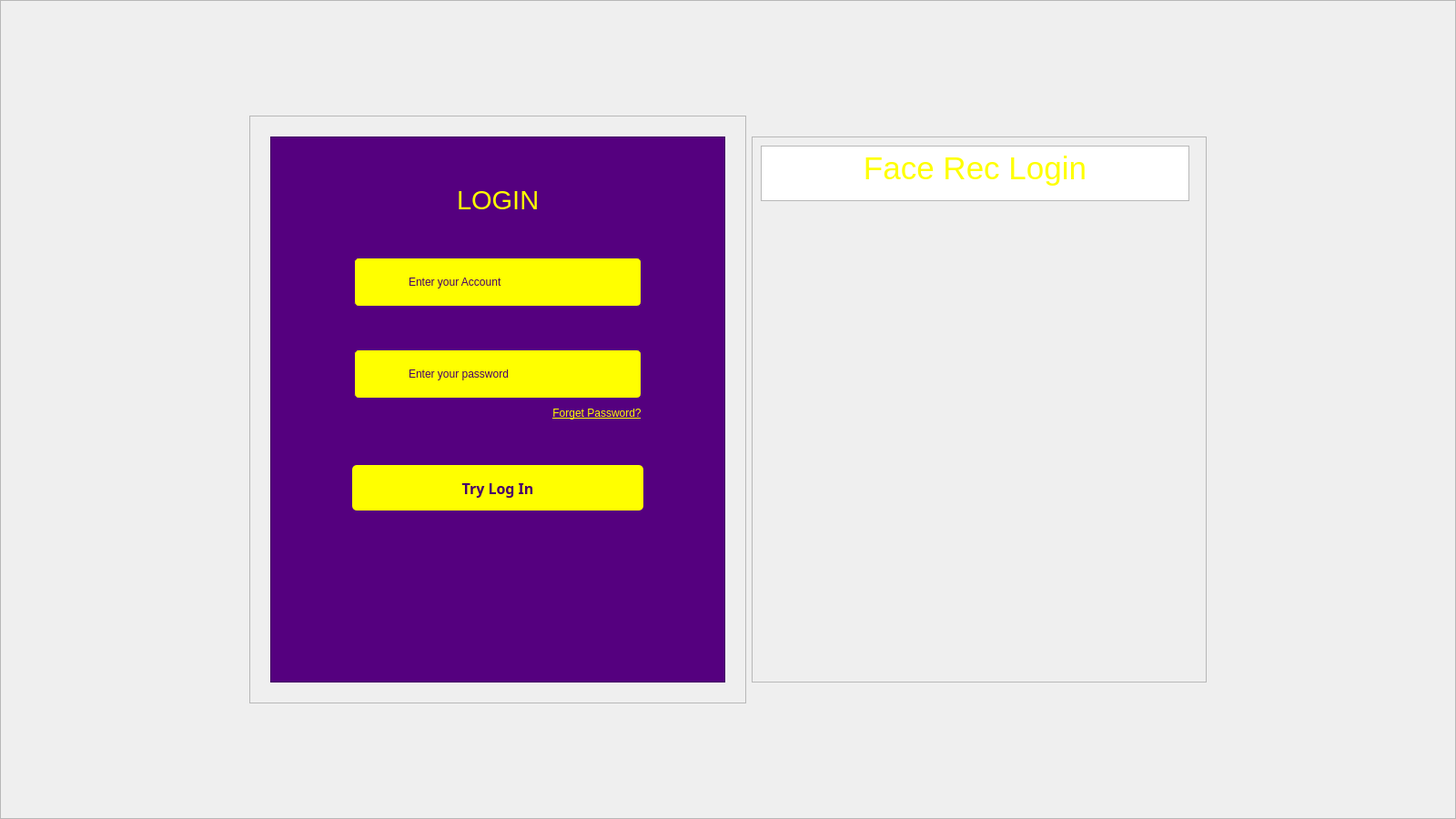
<?xml version="1.0" encoding="UTF-8"?>
<ui version="4.0">
 <class>Widget</class>
 <widget class="QWidget" name="Widget">
  <property name="geometry">
   <rect>
    <x>0</x>
    <y>0</y>
    <width>1600</width>
    <height>900</height>
   </rect>
  </property>
  <property name="minimumSize">
   <size>
    <width>800</width>
    <height>450</height>
   </size>
  </property>
  <property name="windowTitle">
   <string>Widget</string>
  </property>
  <property name="styleSheet">
   <string notr="true">/**
background-image: url(:/res/pic/b.jpg);
    该页面为粉红色皮肤
*/


/*背景*/
#frame_background{
background-image: url(:/res/pic/b.jpg);
}


/*账户和密码框*/
#frame_user_name,#frame_pwd{
    border: 1px solid #696969;
    border-radius: 5px;
}

QLineEdit{
    border: none;
}


/*按钮-忘记密码*/
#btn_forget{
    border:none;
    color:#e83737;
}

/*按钮-忘记密码-鼠标悬停*/
#btn_forget:hover{
    border:none;
    color:#e83737;
}

/*按钮-登录*/
#btn_login{
    color:#ffffff;
    border: none;
    background-color:#fd6c92;
    border-radius: 5px;
}
/*按钮-登录-鼠标悬停*/
#btn_login:hover{
    color:#ffffff;
    border: none;
    background-color:#fd4979;
    border-radius: 5px;
}
/*按钮-登录-鼠标按下*/
#btn_login:pressed{
    color:#ffffff;
    border: none;
    background-color:#fd6c92;
    border-radius: 5px;
}
/*label-login*/
#label_login
{
    color:#e83737;

}
/*图标-账户*/
#label_user_name
{
    border-image:url(:/res/pic/user_name.png);
}
/*图标-密码*/
#label_pwd
{
    border-image:url(:/res/pic/pwd.png);

}
/*按钮-qq*/
#btn_qq{
    background-image:url(:/res/pic/qq.png);
    background-position:center;
    background-repeat:no-repeat;
    border:none;
}
/*按钮-qq-鼠标悬停*/
#btn_qq:hover{
    background-image:url(:/res/pic/qq-hover.png);
    background-position:center;
    background-repeat:no-repeat;
    border:none;
}
/*按钮-微信*/
#btn_wx{
    background-image:url(:/res/pic/wx.png);
    background-position:center;
    background-repeat:no-repeat;
    border:none;
}
/*按钮-微信-鼠标悬停*/
#btn_wx:hover{
    background-image:url(:/res/pic/wx-hover.png);
    background-position:center;
    background-repeat:no-repeat;
    border:none;
}
/*按钮-微博-*/
#btn_wb{
    background-image:url(:/res/pic/wb.png);
    background-position:center;
    background-repeat:no-repeat;
    border:none;
}
/*按钮-微博-鼠标悬停*/
#btn_wb:hover{
    background-image:url(:/res/pic/wb-hover.png);
    background-position:center;
    background-repeat:no-repeat;
    border:none;
}

/*按钮-粉红*/
#btn_1{
color:#e83737;
background-color:#ffffff;
border:none;
border-radius: 10px;
}
/*按钮-黄绿*/
#btn_2{
color:#d7b105;
background-color:#ffffff;
border:none;
border-radius: 10px;
}
/*按钮-浅紫*/
#btn_3{
color:#7185ff;
background-color:#ffffff;
border:none;
border-radius: 10px;
}
/*按钮-青绿*/
#btn_4{
color:#7bb7a5;
background-color:#ffffff;
border:none;
border-radius: 10px;
}
</string>
  </property>
  <layout class="QGridLayout" name="gridLayout_6">
   <property name="leftMargin">
    <number>0</number>
   </property>
   <property name="topMargin">
    <number>0</number>
   </property>
   <property name="rightMargin">
    <number>0</number>
   </property>
   <property name="bottomMargin">
    <number>0</number>
   </property>
   <property name="spacing">
    <number>0</number>
   </property>
   <item row="0" column="0">
    <widget class="QFrame" name="frame_background">
     <property name="styleSheet">
      <string notr="true"/>
     </property>
     <property name="frameShape">
      <enum>QFrame::StyledPanel</enum>
     </property>
     <property name="frameShadow">
      <enum>QFrame::Raised</enum>
     </property>
     <layout class="QGridLayout" name="gridLayout_3">
      <item row="0" column="0">
       <layout class="QVBoxLayout" name="verticalLayout_2">
        <item>
         <spacer name="verticalSpacer_9">
          <property name="orientation">
           <enum>Qt::Vertical</enum>
          </property>
          <property name="sizeHint" stdset="0">
           <size>
            <width>20</width>
            <height>13</height>
           </size>
          </property>
         </spacer>
        </item>
        <item>
         <layout class="QHBoxLayout" name="horizontalLayout_9">
          <item>
           <spacer name="horizontalSpacer_17">
            <property name="orientation">
             <enum>Qt::Horizontal</enum>
            </property>
            <property name="sizeType">
             <enum>QSizePolicy::Fixed</enum>
            </property>
            <property name="sizeHint" stdset="0">
             <size>
              <width>200</width>
              <height>20</height>
             </size>
            </property>
           </spacer>
          </item>
          <item>
           <widget class="QFrame" name="frame">
            <property name="sizePolicy">
             <sizepolicy hsizetype="Fixed" vsizetype="Fixed">
              <horstretch>0</horstretch>
              <verstretch>0</verstretch>
             </sizepolicy>
            </property>
            <property name="frameShape">
             <enum>QFrame::StyledPanel</enum>
            </property>
            <property name="frameShadow">
             <enum>QFrame::Raised</enum>
            </property>
            <layout class="QGridLayout" name="gridLayout_2">
             <item row="0" column="0">
              <widget class="QWidget" name="widget" native="true">
               <layout class="QHBoxLayout" name="horizontalLayout_8">
                <property name="spacing">
                 <number>0</number>
                </property>
                <item>
                 <widget class="QFrame" name="frame_login">
                  <property name="sizePolicy">
                   <sizepolicy hsizetype="Minimum" vsizetype="Minimum">
                    <horstretch>0</horstretch>
                    <verstretch>0</verstretch>
                   </sizepolicy>
                  </property>
                  <property name="minimumSize">
                   <size>
                    <width>500</width>
                    <height>600</height>
                   </size>
                  </property>
                  <property name="maximumSize">
                   <size>
                    <width>500</width>
                    <height>600</height>
                   </size>
                  </property>
                  <property name="styleSheet">
                   <string notr="true">border-color: rgb(85, 0, 127);

background-color: rgb(85, 0, 127);</string>
                  </property>
                  <property name="frameShape">
                   <enum>QFrame::StyledPanel</enum>
                  </property>
                  <property name="frameShadow">
                   <enum>QFrame::Raised</enum>
                  </property>
                  <layout class="QGridLayout" name="gridLayout_5">
                   <item row="0" column="0">
                    <layout class="QVBoxLayout" name="verticalLayout">
                     <item>
                      <spacer name="verticalSpacer_2">
                       <property name="orientation">
                        <enum>Qt::Vertical</enum>
                       </property>
                       <property name="sizeHint" stdset="0">
                        <size>
                         <width>20</width>
                         <height>13</height>
                        </size>
                       </property>
                      </spacer>
                     </item>
                     <item>
                      <layout class="QHBoxLayout" name="horizontalLayout">
                       <item>
                        <spacer name="horizontalSpacer">
                         <property name="orientation">
                          <enum>Qt::Horizontal</enum>
                         </property>
                         <property name="sizeHint" stdset="0">
                          <size>
                           <width>40</width>
                           <height>20</height>
                          </size>
                         </property>
                        </spacer>
                       </item>
                       <item>
                        <widget class="QLabel" name="label_login">
                         <property name="font">
                          <font>
                           <family>Arial</family>
                           <pointsize>22</pointsize>
                          </font>
                         </property>
                         <property name="styleSheet">
                          <string notr="true">
color: rgb(255, 255, 0);</string>
                         </property>
                         <property name="text">
                          <string>LOGIN</string>
                         </property>
                        </widget>
                       </item>
                       <item>
                        <spacer name="horizontalSpacer_2">
                         <property name="orientation">
                          <enum>Qt::Horizontal</enum>
                         </property>
                         <property name="sizeHint" stdset="0">
                          <size>
                           <width>40</width>
                           <height>20</height>
                          </size>
                         </property>
                        </spacer>
                       </item>
                      </layout>
                     </item>
                     <item>
                      <spacer name="verticalSpacer">
                       <property name="orientation">
                        <enum>Qt::Vertical</enum>
                       </property>
                       <property name="sizeHint" stdset="0">
                        <size>
                         <width>20</width>
                         <height>13</height>
                        </size>
                       </property>
                      </spacer>
                     </item>
                     <item>
                      <layout class="QHBoxLayout" name="horizontalLayout_10">
                       <item>
                        <spacer name="horizontalSpacer_20">
                         <property name="orientation">
                          <enum>Qt::Horizontal</enum>
                         </property>
                         <property name="sizeType">
                          <enum>QSizePolicy::Fixed</enum>
                         </property>
                         <property name="sizeHint" stdset="0">
                          <size>
                           <width>80</width>
                           <height>20</height>
                          </size>
                         </property>
                        </spacer>
                       </item>
                       <item>
                        <widget class="QFrame" name="frame_user_name">
                         <property name="styleSheet">
                          <string notr="true">background-color: rgb(255, 255, 0);</string>
                         </property>
                         <property name="frameShape">
                          <enum>QFrame::StyledPanel</enum>
                         </property>
                         <property name="frameShadow">
                          <enum>QFrame::Raised</enum>
                         </property>
                         <layout class="QGridLayout" name="gridLayout_4">
                          <item row="0" column="0">
                           <layout class="QHBoxLayout" name="horizontalLayout_11">
                            <item>
                             <spacer name="horizontalSpacer_21">
                              <property name="orientation">
                               <enum>Qt::Horizontal</enum>
                              </property>
                              <property name="sizeType">
                               <enum>QSizePolicy::Fixed</enum>
                              </property>
                              <property name="sizeHint" stdset="0">
                               <size>
                                <width>10</width>
                                <height>20</height>
                               </size>
                              </property>
                             </spacer>
                            </item>
                            <item>
                             <widget class="QLabel" name="label_user_name">
                              <property name="sizePolicy">
                               <sizepolicy hsizetype="Fixed" vsizetype="Fixed">
                                <horstretch>0</horstretch>
                                <verstretch>0</verstretch>
                               </sizepolicy>
                              </property>
                              <property name="minimumSize">
                               <size>
                                <width>30</width>
                                <height>30</height>
                               </size>
                              </property>
                              <property name="maximumSize">
                               <size>
                                <width>30</width>
                                <height>30</height>
                               </size>
                              </property>
                              <property name="text">
                               <string/>
                              </property>
                             </widget>
                            </item>
                            <item>
                             <widget class="QLineEdit" name="lineE_user_name">
                              <property name="styleSheet">
                               <string notr="true">color: rgb(71, 0, 106);</string>
                              </property>
                              <property name="text">
                               <string>Enter your Account</string>
                              </property>
                             </widget>
                            </item>
                           </layout>
                          </item>
                         </layout>
                        </widget>
                       </item>
                       <item>
                        <spacer name="horizontalSpacer_22">
                         <property name="orientation">
                          <enum>Qt::Horizontal</enum>
                         </property>
                         <property name="sizeType">
                          <enum>QSizePolicy::Fixed</enum>
                         </property>
                         <property name="sizeHint" stdset="0">
                          <size>
                           <width>80</width>
                           <height>20</height>
                          </size>
                         </property>
                        </spacer>
                       </item>
                      </layout>
                     </item>
                     <item>
                      <spacer name="verticalSpacer_3">
                       <property name="orientation">
                        <enum>Qt::Vertical</enum>
                       </property>
                       <property name="sizeHint" stdset="0">
                        <size>
                         <width>20</width>
                         <height>17</height>
                        </size>
                       </property>
                      </spacer>
                     </item>
                     <item>
                      <layout class="QHBoxLayout" name="horizontalLayout_2">
                       <item>
                        <spacer name="horizontalSpacer_6">
                         <property name="orientation">
                          <enum>Qt::Horizontal</enum>
                         </property>
                         <property name="sizeType">
                          <enum>QSizePolicy::Fixed</enum>
                         </property>
                         <property name="sizeHint" stdset="0">
                          <size>
                           <width>80</width>
                           <height>20</height>
                          </size>
                         </property>
                        </spacer>
                       </item>
                       <item>
                        <widget class="QFrame" name="frame_pwd">
                         <property name="styleSheet">
                          <string notr="true">background-color: rgb(255, 255, 0);</string>
                         </property>
                         <property name="frameShape">
                          <enum>QFrame::StyledPanel</enum>
                         </property>
                         <property name="frameShadow">
                          <enum>QFrame::Raised</enum>
                         </property>
                         <layout class="QGridLayout" name="gridLayout">
                          <item row="0" column="0">
                           <layout class="QHBoxLayout" name="horizontalLayout_3">
                            <item>
                             <spacer name="horizontalSpacer_5">
                              <property name="orientation">
                               <enum>Qt::Horizontal</enum>
                              </property>
                              <property name="sizeType">
                               <enum>QSizePolicy::Fixed</enum>
                              </property>
                              <property name="sizeHint" stdset="0">
                               <size>
                                <width>10</width>
                                <height>20</height>
                               </size>
                              </property>
                             </spacer>
                            </item>
                            <item>
                             <widget class="QLabel" name="label_pwd">
                              <property name="sizePolicy">
                               <sizepolicy hsizetype="Fixed" vsizetype="Fixed">
                                <horstretch>0</horstretch>
                                <verstretch>0</verstretch>
                               </sizepolicy>
                              </property>
                              <property name="minimumSize">
                               <size>
                                <width>30</width>
                                <height>30</height>
                               </size>
                              </property>
                              <property name="maximumSize">
                               <size>
                                <width>30</width>
                                <height>30</height>
                               </size>
                              </property>
                              <property name="text">
                               <string/>
                              </property>
                             </widget>
                            </item>
                            <item>
                             <widget class="QLineEdit" name="lineE_pwd">
                              <property name="styleSheet">
                               <string notr="true">color: rgb(71, 0, 106);</string>
                              </property>
                              <property name="text">
                               <string>Enter your password</string>
                              </property>
                             </widget>
                            </item>
                           </layout>
                          </item>
                         </layout>
                        </widget>
                       </item>
                       <item>
                        <spacer name="horizontalSpacer_19">
                         <property name="orientation">
                          <enum>Qt::Horizontal</enum>
                         </property>
                         <property name="sizeType">
                          <enum>QSizePolicy::Fixed</enum>
                         </property>
                         <property name="sizeHint" stdset="0">
                          <size>
                           <width>80</width>
                           <height>20</height>
                          </size>
                         </property>
                        </spacer>
                       </item>
                      </layout>
                     </item>
                     <item>
                      <layout class="QHBoxLayout" name="horizontalLayout_5">
                       <item>
                        <spacer name="horizontalSpacer_11">
                         <property name="orientation">
                          <enum>Qt::Horizontal</enum>
                         </property>
                         <property name="sizeHint" stdset="0">
                          <size>
                           <width>28</width>
                           <height>20</height>
                          </size>
                         </property>
                        </spacer>
                       </item>
                       <item>
                        <widget class="QPushButton" name="btn_forget">
                         <property name="font">
                          <font>
                           <family>Arial</family>
                           <underline>true</underline>
                          </font>
                         </property>
                         <property name="styleSheet">
                          <string notr="true">color: rgb(255, 255, 0);</string>
                         </property>
                         <property name="text">
                          <string>Forget Password?</string>
                         </property>
                        </widget>
                       </item>
                       <item>
                        <spacer name="horizontalSpacer_12">
                         <property name="orientation">
                          <enum>Qt::Horizontal</enum>
                         </property>
                         <property name="sizeType">
                          <enum>QSizePolicy::Fixed</enum>
                         </property>
                         <property name="sizeHint" stdset="0">
                          <size>
                           <width>80</width>
                           <height>20</height>
                          </size>
                         </property>
                        </spacer>
                       </item>
                      </layout>
                     </item>
                     <item>
                      <spacer name="verticalSpacer_5">
                       <property name="orientation">
                        <enum>Qt::Vertical</enum>
                       </property>
                       <property name="sizeHint" stdset="0">
                        <size>
                         <width>20</width>
                         <height>13</height>
                        </size>
                       </property>
                      </spacer>
                     </item>
                     <item>
                      <layout class="QHBoxLayout" name="horizontalLayout_6">
                       <item>
                        <spacer name="horizontalSpacer_13">
                         <property name="orientation">
                          <enum>Qt::Horizontal</enum>
                         </property>
                         <property name="sizeHint" stdset="0">
                          <size>
                           <width>40</width>
                           <height>20</height>
                          </size>
                         </property>
                        </spacer>
                       </item>
                       <item>
                        <widget class="QPushButton" name="btn_login">
                         <property name="sizePolicy">
                          <sizepolicy hsizetype="Fixed" vsizetype="Fixed">
                           <horstretch>0</horstretch>
                           <verstretch>0</verstretch>
                          </sizepolicy>
                         </property>
                         <property name="minimumSize">
                          <size>
                           <width>320</width>
                           <height>50</height>
                          </size>
                         </property>
                         <property name="maximumSize">
                          <size>
                           <width>320</width>
                           <height>50</height>
                          </size>
                         </property>
                         <property name="font">
                          <font>
                           <family>Sitka Heading Semibold</family>
                           <pointsize>12</pointsize>
                           <italic>false</italic>
                           <bold>true</bold>
                          </font>
                         </property>
                         <property name="styleSheet">
                          <string notr="true">background-color: rgb(255, 255, 0);
color: rgb(71, 0, 107);
font: 600 12pt &quot;Sitka Heading Semibold&quot;;</string>
                         </property>
                         <property name="text">
                          <string>Try Log In</string>
                         </property>
                        </widget>
                       </item>
                       <item>
                        <spacer name="horizontalSpacer_14">
                         <property name="orientation">
                          <enum>Qt::Horizontal</enum>
                         </property>
                         <property name="sizeHint" stdset="0">
                          <size>
                           <width>40</width>
                           <height>20</height>
                          </size>
                         </property>
                        </spacer>
                       </item>
                      </layout>
                     </item>
                     <item>
                      <spacer name="verticalSpacer_6">
                       <property name="orientation">
                        <enum>Qt::Vertical</enum>
                       </property>
                       <property name="sizeHint" stdset="0">
                        <size>
                         <width>20</width>
                         <height>13</height>
                        </size>
                       </property>
                      </spacer>
                     </item>
                     <item>
                      <layout class="QHBoxLayout" name="horizontalLayout_4">
                       <item>
                        <spacer name="horizontalSpacer_10">
                         <property name="orientation">
                          <enum>Qt::Horizontal</enum>
                         </property>
                         <property name="sizeHint" stdset="0">
                          <size>
                           <width>13</width>
                           <height>20</height>
                          </size>
                         </property>
                        </spacer>
                       </item>
                       <item>
                        <widget class="QPushButton" name="btn_wx">
                         <property name="sizePolicy">
                          <sizepolicy hsizetype="Fixed" vsizetype="Fixed">
                           <horstretch>0</horstretch>
                           <verstretch>0</verstretch>
                          </sizepolicy>
                         </property>
                         <property name="minimumSize">
                          <size>
                           <width>50</width>
                           <height>50</height>
                          </size>
                         </property>
                         <property name="maximumSize">
                          <size>
                           <width>50</width>
                           <height>50</height>
                          </size>
                         </property>
                         <property name="text">
                          <string/>
                         </property>
                        </widget>
                       </item>
                       <item>
                        <spacer name="horizontalSpacer_7">
                         <property name="orientation">
                          <enum>Qt::Horizontal</enum>
                         </property>
                         <property name="sizeHint" stdset="0">
                          <size>
                           <width>13</width>
                           <height>20</height>
                          </size>
                         </property>
                        </spacer>
                       </item>
                       <item>
                        <widget class="QPushButton" name="btn_qq">
                         <property name="sizePolicy">
                          <sizepolicy hsizetype="Fixed" vsizetype="Fixed">
                           <horstretch>0</horstretch>
                           <verstretch>0</verstretch>
                          </sizepolicy>
                         </property>
                         <property name="minimumSize">
                          <size>
                           <width>50</width>
                           <height>50</height>
                          </size>
                         </property>
                         <property name="maximumSize">
                          <size>
                           <width>50</width>
                           <height>50</height>
                          </size>
                         </property>
                         <property name="text">
                          <string/>
                         </property>
                        </widget>
                       </item>
                       <item>
                        <spacer name="horizontalSpacer_8">
                         <property name="orientation">
                          <enum>Qt::Horizontal</enum>
                         </property>
                         <property name="sizeHint" stdset="0">
                          <size>
                           <width>13</width>
                           <height>20</height>
                          </size>
                         </property>
                        </spacer>
                       </item>
                       <item>
                        <widget class="QPushButton" name="btn_wb">
                         <property name="sizePolicy">
                          <sizepolicy hsizetype="Fixed" vsizetype="Fixed">
                           <horstretch>0</horstretch>
                           <verstretch>0</verstretch>
                          </sizepolicy>
                         </property>
                         <property name="minimumSize">
                          <size>
                           <width>50</width>
                           <height>50</height>
                          </size>
                         </property>
                         <property name="maximumSize">
                          <size>
                           <width>50</width>
                           <height>50</height>
                          </size>
                         </property>
                         <property name="text">
                          <string/>
                         </property>
                        </widget>
                       </item>
                       <item>
                        <spacer name="horizontalSpacer_9">
                         <property name="orientation">
                          <enum>Qt::Horizontal</enum>
                         </property>
                         <property name="sizeHint" stdset="0">
                          <size>
                           <width>13</width>
                           <height>20</height>
                          </size>
                         </property>
                        </spacer>
                       </item>
                      </layout>
                     </item>
                     <item>
                      <spacer name="verticalSpacer_8">
                       <property name="orientation">
                        <enum>Qt::Vertical</enum>
                       </property>
                       <property name="sizeHint" stdset="0">
                        <size>
                         <width>20</width>
                         <height>13</height>
                        </size>
                       </property>
                      </spacer>
                     </item>
                    </layout>
                   </item>
                   <item row="1" column="0">
                    <widget class="QLabel" name="label">
                     <property name="font">
                      <font>
                       <family>Arial</family>
                      </font>
                     </property>
                     <property name="text">
                      <string/>
                     </property>
                     <property name="alignment">
                      <set>Qt::AlignCenter</set>
                     </property>
                    </widget>
                   </item>
                   <item row="2" column="0">
                    <spacer name="verticalSpacer_4">
                     <property name="orientation">
                      <enum>Qt::Vertical</enum>
                     </property>
                     <property name="sizeType">
                      <enum>QSizePolicy::Fixed</enum>
                     </property>
                     <property name="sizeHint" stdset="0">
                      <size>
                       <width>20</width>
                       <height>20</height>
                      </size>
                     </property>
                    </spacer>
                   </item>
                  </layout>
                 </widget>
                </item>
               </layout>
              </widget>
             </item>
            </layout>
           </widget>
          </item>
          <item>
           <widget class="QFrame" name="frame_pic">
            <property name="sizePolicy">
             <sizepolicy hsizetype="Fixed" vsizetype="Fixed">
              <horstretch>0</horstretch>
              <verstretch>0</verstretch>
             </sizepolicy>
            </property>
            <property name="minimumSize">
             <size>
              <width>500</width>
              <height>600</height>
             </size>
            </property>
            <property name="styleSheet">
             <string notr="true">background-image: url(:/res/pic/room,.png);</string>
            </property>
            <property name="frameShape">
             <enum>QFrame::StyledPanel</enum>
            </property>
            <property name="frameShadow">
             <enum>QFrame::Raised</enum>
            </property>
            <widget class="QWidget" name="widget_2" native="true">
             <property name="geometry">
              <rect>
               <x>10</x>
               <y>10</y>
               <width>471</width>
               <height>61</height>
              </rect>
             </property>
             <property name="styleSheet">
              <string notr="true">background-image: url(:/res/pic/background.jpg);</string>
             </property>
             <widget class="QTextEdit" name="textEdit">
              <property name="geometry">
               <rect>
                <x>0</x>
                <y>0</y>
                <width>471</width>
                <height>61</height>
               </rect>
              </property>
              <property name="html">
               <string>&lt;!DOCTYPE HTML PUBLIC &quot;-//W3C//DTD HTML 4.0//EN&quot; &quot;http://www.w3.org/TR/REC-html40/strict.dtd&quot;&gt;
&lt;html&gt;&lt;head&gt;&lt;meta name=&quot;qrichtext&quot; content=&quot;1&quot; /&gt;&lt;meta charset=&quot;utf-8&quot; /&gt;&lt;style type=&quot;text/css&quot;&gt;
p, li { white-space: pre-wrap; }
hr { height: 1px; border-width: 0; }
li.unchecked::marker { content: &quot;\2610&quot;; }
li.checked::marker { content: &quot;\2612&quot;; }
&lt;/style&gt;&lt;/head&gt;&lt;body style=&quot; font-family:'Microsoft YaHei UI'; font-size:9pt; font-weight:400; font-style:normal;&quot;&gt;
&lt;p align=&quot;center&quot; style=&quot; margin-top:0px; margin-bottom:0px; margin-left:0px; margin-right:0px; -qt-block-indent:0; text-indent:0px;&quot;&gt;&lt;span style=&quot; font-size:26pt; color:#ffff00;&quot;&gt;Face Rec Login&lt;/span&gt;&lt;/p&gt;&lt;/body&gt;&lt;/html&gt;</string>
              </property>
             </widget>
            </widget>
           </widget>
          </item>
          <item>
           <spacer name="horizontalSpacer_18">
            <property name="orientation">
             <enum>Qt::Horizontal</enum>
            </property>
            <property name="sizeType">
             <enum>QSizePolicy::Fixed</enum>
            </property>
            <property name="sizeHint" stdset="0">
             <size>
              <width>200</width>
              <height>20</height>
             </size>
            </property>
           </spacer>
          </item>
         </layout>
        </item>
        <item>
         <spacer name="verticalSpacer_10">
          <property name="orientation">
           <enum>Qt::Vertical</enum>
          </property>
          <property name="sizeHint" stdset="0">
           <size>
            <width>20</width>
            <height>13</height>
           </size>
          </property>
         </spacer>
        </item>
       </layout>
      </item>
     </layout>
    </widget>
   </item>
  </layout>
 </widget>
 <layoutdefault spacing="6" margin="11"/>
 <resources/>
 <connections/>
</ui>
